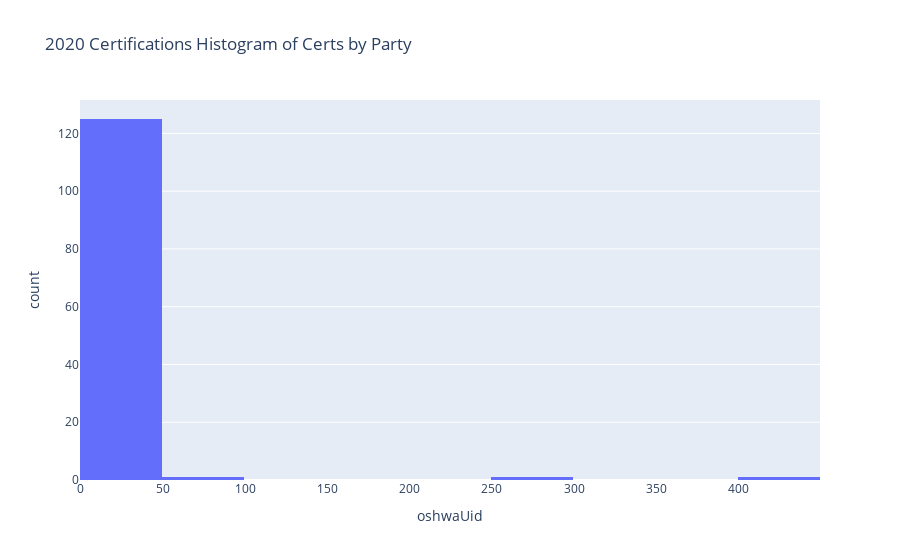

Notebook source saved alongside this figure:
### Code cell
rp_data = df2020.groupby("responsibleParty").count()
fig = px.histogram(rp_data,x="oshwaUid",nbins=10,title="2020 Certifications Histogram of Certs by Party")
fig.show()

### Figure 1 — Plotly figure (JSON) as saved in the notebook; plotly's stock layout.template omitted (floating-point values rounded to 4 significant figures)
{"data": [{"alignmentgroup": "True", "bingroup": "x", "hovertemplate": "oshwaUid=%{x}<br>count=%{y}<extra></extra>", "legendgroup": "", "marker": {"color": "#636efa"}, "name": "", "nbinsx": 10, "offsetgroup": "", "orientation": "v", "showlegend": false, "type": "histogram", "x": [1, 3, 1, 1, 1, 1, 407, 1, 1, 1, 2, 1, 1, 1, 1, 1, 1, 1, 2, 1, 1, 2, 3, 1, 1, 1, 1, 1, 1, 12, 2, 2, 1, 1, 34, 3, 1, 1, 4, 2, 1, 1, 1, 1, 1, 1, 1, 1, 1, 1, 1, 2, 1, 1, 1, 1, 1, 1, 1, 1, 2, 1, 1, 1, 1, 1, 1, 1, 1, 1, 1, 1, 1, 1, 1, 1, 1, 1, 11, 1, 2, 1, 1, 10, 1, 1, 1, 2, 1, 1, 1, 1, 1, 2, 2, 1, 1, 251, 4, 1, 2, 2, 1, 1, 3, 2, 1, 4, 1, 1, 1, 1, 1, 1, 1, 1, 66, 1, 1, 1, 1, 3, 4, 1, 1, 1, 1, 1], "xaxis": "x", "yaxis": "y"}], "layout": {"barmode": "relative", "legend": {"tracegroupgap": 0}, "title": {"text": "2020 Certifications Histogram of Certs by Party"}, "xaxis": {"anchor": "y", "domain": [0, 1], "title": {"text": "oshwaUid"}}, "yaxis": {"anchor": "x", "domain": [0, 1], "title": {"text": "count"}}}}
